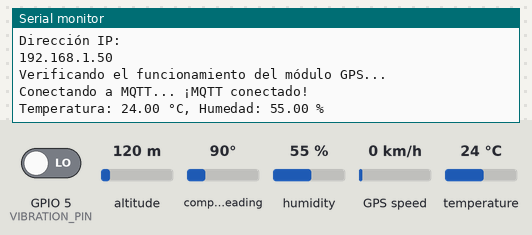
Bench run of a sketch on a simulated ESP32. Parts: the last lines printed to the serial monitor. The inputs (shaded band) are chosen by the test bench; at power-on: humidity 55 %, temperature 24 °C, GPIO 5 (VIBRATION_PIN) LOW, altitude 120 m, compass heading 90°, GPS speed 0 km/h. WiFi joins after 1.5 s; servers stay silent unless stated; the GPS gets a fix after 3 s at 37.7749, -122.4194 with 8 satellites; no MQTT or app messages arrive unless stated.

Above: at 2.7 s.
2.8 s: humidity set to 22 %
At 12.0 s:
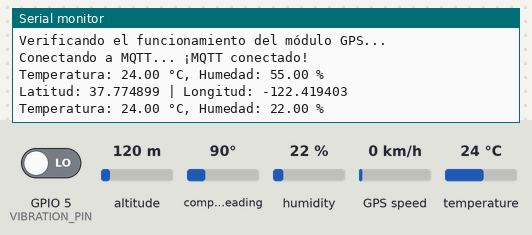
13.1 s: temperature set to 12 °C
14.6 s: humidity set to 40 %
At 21.92 s:
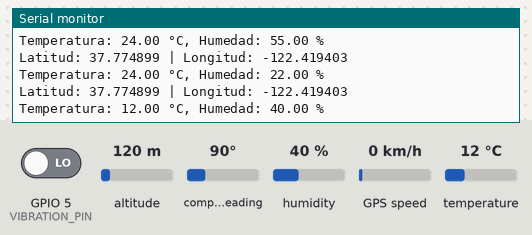

Measured:
- after the input at 2.8 s, the serial monitor: prints a new line after 8.8 s (image 1)
- after the input at 14.6 s, the serial monitor: prints a new line after 7.1 s (image 2)

The sketch:

esp32Seguro.ino
```cpp
#include <Wire.h>
#include <TinyGPS++.h>
#include <HardwareSerial.h>
#include <WiFi.h>
#include <Adafruit_MQTT.h>
#include <Adafruit_MQTT_Client.h>
#include <DHT.h>

#define RX_PIN 16  // Pin RX2 del ESP32 conectado al TX del módulo GPS
#define TX_PIN 17  // Pin TX2 del ESP32 conectado al RX del módulo GPS

HardwareSerial gpsSerial(2);  // Utiliza el puerto serial 2 (RX2, TX2) para la comunicación con el módulo GPS
TinyGPSPlus gps;  // Crea un objeto TinyGPS++ para manejar los datos GPS

// Resto de las definiciones
#define DHTPIN 4
#define DHTTYPE DHT11
DHT dht(DHTPIN, DHTTYPE);

#define VIBRATION_PIN 5

#define WLAN_SSID       "Totalplay-21A0"
#define WLAN_PASS       "SGCKAIZENISO9001"
#define AIO_SERVER      "io.adafruit.com"
#define AIO_SERVERPORT  1883
#define AIO_USERNAME    "Kiilver"
#define AIO_KEY         "aio_kCbi91Aoq0YmCC6yC83Xvqy1NdBL"
#define AIO_GROUP       "correa-inteligente"

WiFiClient client;
Adafruit_MQTT_Client mqtt(&client, AIO_SERVER, AIO_SERVERPORT, AIO_USERNAME, AIO_KEY);
Adafruit_MQTT_Publish temperaturaValue = Adafruit_MQTT_Publish(&mqtt, AIO_USERNAME "/feeds/" AIO_GROUP "temperatura");
Adafruit_MQTT_Publish humedadValue = Adafruit_MQTT_Publish(&mqtt, AIO_USERNAME "/feeds/" AIO_GROUP "humedad");
Adafruit_MQTT_Publish vibracionValue = Adafruit_MQTT_Publish(&mqtt, AIO_USERNAME "/feeds/" AIO_GROUP "vibracion");
Adafruit_MQTT_Publish latitudValue = Adafruit_MQTT_Publish(&mqtt, AIO_USERNAME "/feeds/" AIO_GROUP "latitud");
Adafruit_MQTT_Publish longitudValue = Adafruit_MQTT_Publish(&mqtt, AIO_USERNAME "/feeds/" AIO_GROUP "longitud");

bool connectedToWiFi = false;

void setup() {
  Serial.begin(115200);
  delay(10);

  Serial.print("Conectando a ");
  Serial.println(WLAN_SSID);

  if (!connectedToWiFi) {
    WiFi.begin(WLAN_SSID, WLAN_PASS);
    while (WiFi.status() != WL_CONNECTED) {
      delay(500);
      Serial.print(".");
    }
    Serial.println();

    Serial.println("WiFi conectado");
    Serial.println("Dirección IP: ");
    Serial.println(WiFi.localIP());

    connectedToWiFi = true;
  }

  gpsSerial.begin(9600);  // Inicia la comunicación serial con el módulo GPS

  Serial.println("Verificando el funcionamiento del módulo GPS...");
}

void loop() {
  MQTT_connect();

  float temperatura = dht.readTemperature();  // Lee la temperatura en grados Celsius
  float humedad = dht.readHumidity();  // Lee la humedad relativa

  while (gpsSerial.available() > 0) {
    char c = gpsSerial.read();
    gps.encode(c);  // Alimenta cada carácter al objeto TinyGPS++
  }

  if (gps.location.isUpdated()) {
    // Si la posición GPS ha sido actualizada
    float latitude = gps.location.lat();
    float longitude = gps.location.lng();

    // Imprime las coordenadas en el Monitor Serie
    Serial.print("Latitud: ");
    Serial.print(latitude, 6);
    Serial.print(" | Longitud: ");
    Serial.println(longitude, 6);

    // Publica las coordenadas en Adafruit IO
    latitudValue.publish(latitude);
    longitudValue.publish(longitude);
  }

  if (gps.charsProcessed() < 10) {
    // Si no se ha procesado suficientes caracteres, es posible que no se haya recibido una sentencia completa
    delay(100);
  }

  // Resto del código para publicar temperatura, humedad y vibración en Adafruit IO
  if (!isnan(temperatura) && !isnan(humedad)) {
    Serial.print("Temperatura: ");
    Serial.print(temperatura);
    Serial.print(" °C, Humedad: ");
    Serial.print(humedad);
    Serial.println(" %");

    // Publica los datos en Adafruit IO
    temperaturaValue.publish(temperatura);
    humedadValue.publish(humedad);
  } else {
    Serial.println("Error al leer el sensor DHT11");
  }

  // Lee el valor del sensor de vibración
  int valorVibracion = digitalRead(VIBRATION_PIN);

  // Publica el valor del sensor de vibración en Adafruit IO
  vibracionValue.publish(valorVibracion);

  delay(10000);
}

void MQTT_connect() {
  int8_t ret;

  if (mqtt.connected()) {
    return;
  }

  Serial.print("Conectando a MQTT... ");

  uint8_t retries = 3;
  while ((ret = mqtt.connect()) != 0) {
    Serial.println(mqtt.connectErrorString(ret));
    Serial.println("Reintentando conexión MQTT en 5 segundos...");
    mqtt.disconnect();
    delay(5000);
    retries--;
    if (retries == 0) {
      while (1);
    }
  }
  Serial.println("¡MQTT conectado!");
}
```
